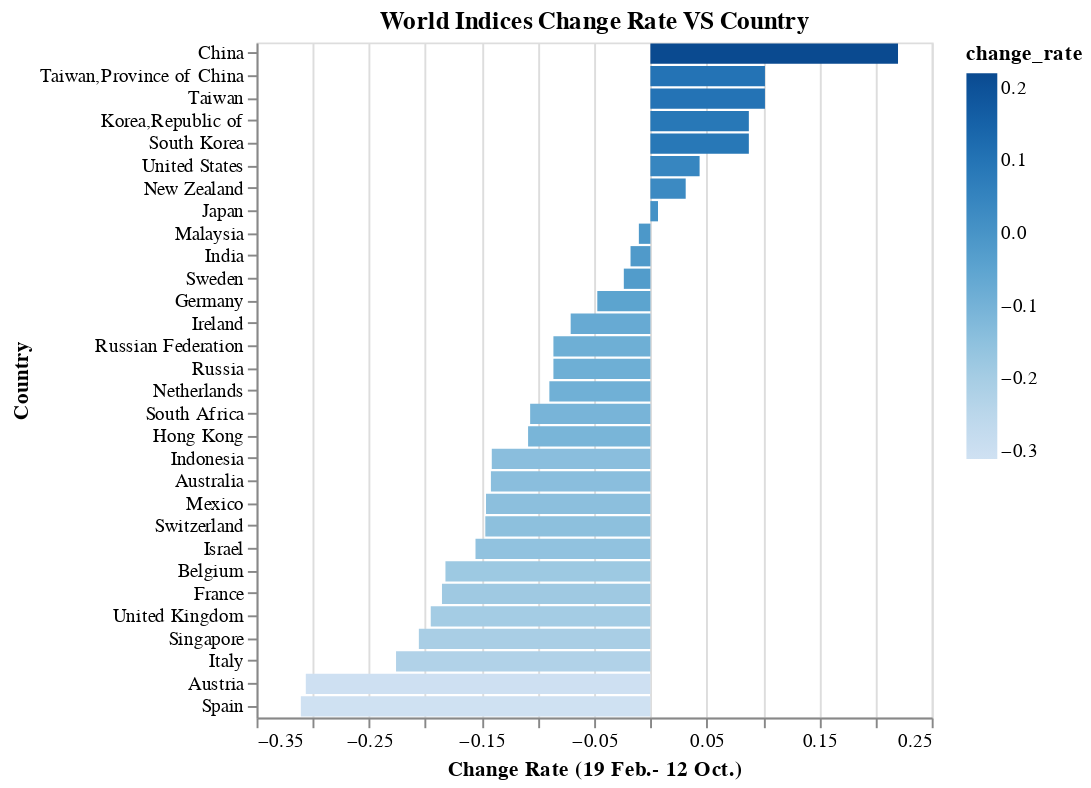

Notebook cell for this chart:
### Markdown cell above
### Visualization

### Code cell
alt.Chart(change_rate_indices_by_Country_1210).mark_bar().encode(
    alt.X('change_rate:Q', 
          title='Change Rate (19 Feb.- 12 Oct.)'),
    alt.Y('Country_y:O',
          sort = alt.SortField(field = 'change_rate', order ='descending'),
          title='Country'),
    color = 'change_rate',
    tooltip = ['Country_y', 'change_rate']
).properties(
    title = 'World Indices Change Rate VS Country',
    width = 350,
    height = 350
)

### Figure 1 — Vega-Lite specification as saved in the notebook (floating-point values rounded to 4 significant figures)
{"config": {"view": {"continuousWidth": 400, "continuousHeight": 300}}, "data": {"name": "data-f56caffbef823f591f0dc7f9b8069e45"}, "mark": "bar", "encoding": {"color": {"type": "quantitative", "field": "change_rate"}, "tooltip": [{"type": "nominal", "field": "Country_y"}, {"type": "quantitative", "field": "change_rate"}], "x": {"type": "quantitative", "field": "change_rate", "title": "Change Rate (19 Feb.- 12 Oct.)"}, "y": {"type": "ordinal", "field": "Country_y", "sort": {"field": "change_rate", "order": "descending"}, "title": "Country"}}, "height": 350, "title": "World Indices Change Rate VS Country", "width": 350, "$schema": "https://vega.github.io/schema/vega-lite/v4.8.1.json", "datasets": {"data-f56caffbef823f591f0dc7f9b8069e45": [{"Country_x": "AT", "Name": "^ATX", "change_rate": -0.3062, "Country_y": "Austria", "Alpha-2 code": "AT", "Alpha-3 code": "AUT", "Numeric code": 40, "Latitude (average)": 47.33, "Longitude (average)": 13.33}, {"Country_x": "AU", "Name": "^AXJO", "change_rate": -0.1417, "Country_y": "Australia", "Alpha-2 code": "AU", "Alpha-3 code": "AUS", "Numeric code": 36, "Latitude (average)": -27.0, "Longitude (average)": 133.0}, {"Country_x": "BE", "Name": "^BFX", "change_rate": -0.1821, "Country_y": "Belgium", "Alpha-2 code": "BE", "Alpha-3 code": "BEL", "Numeric code": 56, "Latitude (average)": 50.83, "Longitude (average)": 4.0}, {"Country_x": "CH", "Name": "^STOXX50E", "change_rate": -0.1467, "Country_y": "Switzerland", "Alpha-2 code": "CH", "Alpha-3 code": "CHE", "Numeric code": 756, "Latitude (average)": 47.0, "Longitude (average)": 8.0}, {"Country_x": "CN", "Name": "399001.SZ", "change_rate": 0.2201, "Country_y": "China", "Alpha-2 code": "CN", "Alpha-3 code": "CHN", "Numeric code": 156, "Latitude (average)": 35.0, "Longitude (average)": 105.0}, {"Country_x": "DE", "Name": "^GDAXI", "change_rate": -0.04718, "Country_y": "Germany", "Alpha-2 code": "DE", "Alpha-3 code": "DEU", "Numeric code": 276, "Latitude (average)": 51.0, "Longitude (average)": 9.0}, {"Country_x": "ES", "Name": "^IBEX", "change_rate": -0.3107, "Country_y": "Spain", "Alpha-2 code": "ES", "Alpha-3 code": "ESP", "Numeric code": 724, "Latitude (average)": 40.0, "Longitude (average)": -4.0}, {"Country_x": "FR", "Name": "^FCHI", "change_rate": -0.1852, "Country_y": "France", "Alpha-2 code": "FR", "Alpha-3 code": "FRA", "Numeric code": 250, "Latitude (average)": 46.0, "Longitude (average)": 2.0}, {"Country_x": "GB", "Name": "^FTSE", "change_rate": -0.1952, "Country_y": "United Kingdom", "Alpha-2 code": "GB", "Alpha-3 code": "GBR", "Numeric code": 826, "Latitude (average)": 54.0, "Longitude (average)": -2.0}, {"Country_x": "HK", "Name": "^HSI", "change_rate": -0.1087, "Country_y": "Hong Kong", "Alpha-2 code": "HK", "Alpha-3 code": "HKG", "Numeric code": 344, "Latitude (average)": 22.25, "Longitude (average)": 114.2}, {"Country_x": "ID", "Name": "^JKSE", "change_rate": -0.141, "Country_y": "Indonesia", "Alpha-2 code": "ID", "Alpha-3 code": "IDN", "Numeric code": 360, "Latitude (average)": -5.0, "Longitude (average)": 120.0}, {"Country_x": "IE", "Name": "^ISEQ", "change_rate": -0.07084, "Country_y": "Ireland", "Alpha-2 code": "IE", "Alpha-3 code": "IRL", "Numeric code": 372, "Latitude (average)": 53.0, "Longitude (average)": -8.0}, {"Country_x": "IL", "Name": "^TA125.TA", "change_rate": -0.1554, "Country_y": "Israel", "Alpha-2 code": "IL", "Alpha-3 code": "ISR", "Numeric code": 376, "Latitude (average)": 31.5, "Longitude (average)": 34.75}, {"Country_x": "IN", "Name": "^BSESN", "change_rate": -0.01765, "Country_y": "India", "Alpha-2 code": "IN", "Alpha-3 code": "IND", "Numeric code": 356, "Latitude (average)": 20.0, "Longitude (average)": 77.0}, {"Country_x": "IT", "Name": "FTSEMIB.MI", "change_rate": -0.226, "Country_y": "Italy", "Alpha-2 code": "IT", "Alpha-3 code": "ITA", "Numeric code": 380, "Latitude (average)": 42.83, "Longitude (average)": 12.83}, {"Country_x": "JP", "Name": "^N225", "change_rate": 0.006752, "Country_y": "Japan", "Alpha-2 code": "JP", "Alpha-3 code": "JPN", "Numeric code": 392, "Latitude (average)": 36.0, "Longitude (average)": 138.0}, {"Country_x": "KR", "Name": "^KS11", "change_rate": 0.08749, "Country_y": "Korea,Republic of", "Alpha-2 code": "KR", "Alpha-3 code": "KOR", "Numeric code": 410, "Latitude (average)": 37.0, "Longitude (average)": 127.5}, {"Country_x": "KR", "Name": "^KS11", "change_rate": 0.08749, "Country_y": "South Korea", "Alpha-2 code": "KR", "Alpha-3 code": "KOR", "Numeric code": 410, "Latitude (average)": 37.0, "Longitude (average)": 127.5}, {"Country_x": "MX", "Name": "^MXX", "change_rate": -0.1461, "Country_y": "Mexico", "Alpha-2 code": "MX", "Alpha-3 code": "MEX", "Numeric code": 484, "Latitude (average)": 23.0, "Longitude (average)": -102.0}, {"Country_x": "MY", "Name": "^KLSE", "change_rate": -0.01025, "Country_y": "Malaysia", "Alpha-2 code": "MY", "Alpha-3 code": "MYS", "Numeric code": 458, "Latitude (average)": 2.5, "Longitude (average)": 112.5}, {"Country_x": "NL", "Name": "^AEX", "change_rate": -0.08978, "Country_y": "Netherlands", "Alpha-2 code": "NL", "Alpha-3 code": "NLD", "Numeric code": 528, "Latitude (average)": 52.5, "Longitude (average)": 5.75}, {"Country_x": "NZ", "Name": "^NZ50", "change_rate": 0.03137, "Country_y": "New Zealand", "Alpha-2 code": "NZ", "Alpha-3 code": "NZL", "Numeric code": 554, "Latitude (average)": -41.0, "Longitude (average)": 174.0}, {"Country_x": "RU", "Name": "IMOEX.ME", "change_rate": -0.08619, "Country_y": "Russian Federation", "Alpha-2 code": "RU", "Alpha-3 code": "RUS", "Numeric code": 643, "Latitude (average)": 60.0, "Longitude (average)": 100.0}, {"Country_x": "RU", "Name": "IMOEX.ME", "change_rate": -0.08619, "Country_y": "Russia", "Alpha-2 code": "RU", "Alpha-3 code": "RUS", "Numeric code": 643, "Latitude (average)": 60.0, "Longitude (average)": 100.0}, {"Country_x": "SE", "Name": "^OMX", "change_rate": -0.02362, "Country_y": "Sweden", "Alpha-2 code": "SE", "Alpha-3 code": "SWE", "Numeric code": 752, "Latitude (average)": 62.0, "Longitude (average)": 15.0}, {"Country_x": "SG", "Name": "^STI", "change_rate": -0.2058, "Country_y": "Singapore", "Alpha-2 code": "SG", "Alpha-3 code": "SGP", "Numeric code": 702, "Latitude (average)": 1.367, "Longitude (average)": 103.8}, {"Country_x": "TW", "Name": "^TWII", "change_rate": 0.1018, "Country_y": "Taiwan,Province of China", "Alpha-2 code": "TW", "Alpha-3 code": "TWN", "Numeric code": 158, "Latitude (average)": 23.5, "Longitude (average)": 121.0}, {"Country_x": "TW", "Name": "^TWII", "change_rate": 0.1018, "Country_y": "Taiwan", "Alpha-2 code": "TW", "Alpha-3 code": "TWN", "Numeric code": 158, "Latitude (average)": 23.5, "Longitude (average)": 121.0}, {"Country_x": "US", "Name": "^GSPC", "change_rate": 0.04373, "Country_y": "United States", "Alpha-2 code": "US", "Alpha-3 code": "USA", "Numeric code": 840, "Latitude (average)": 38.0, "Longitude (average)": -97.0}, {"Country_x": "ZA", "Name": "^JN0U.JO", "change_rate": -0.1069, "Country_y": "South Africa", "Alpha-2 code": "ZA", "Alpha-3 code": "ZAF", "Numeric code": 710, "Latitude (average)": -29.0, "Longitude (average)": 24.0}]}}
